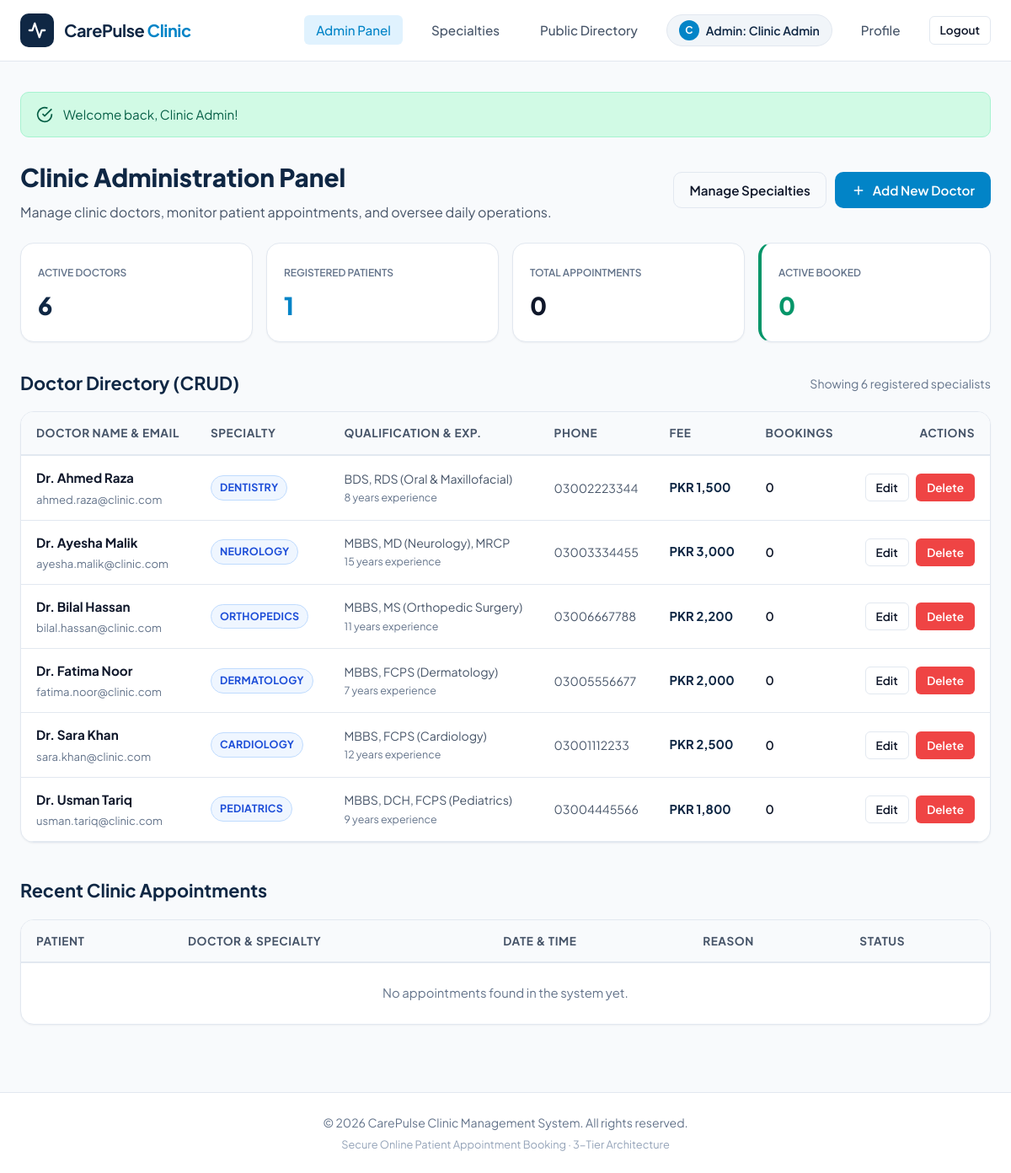
/admin_dashboard.php (signed in), run on an earlier commit of the app's database.
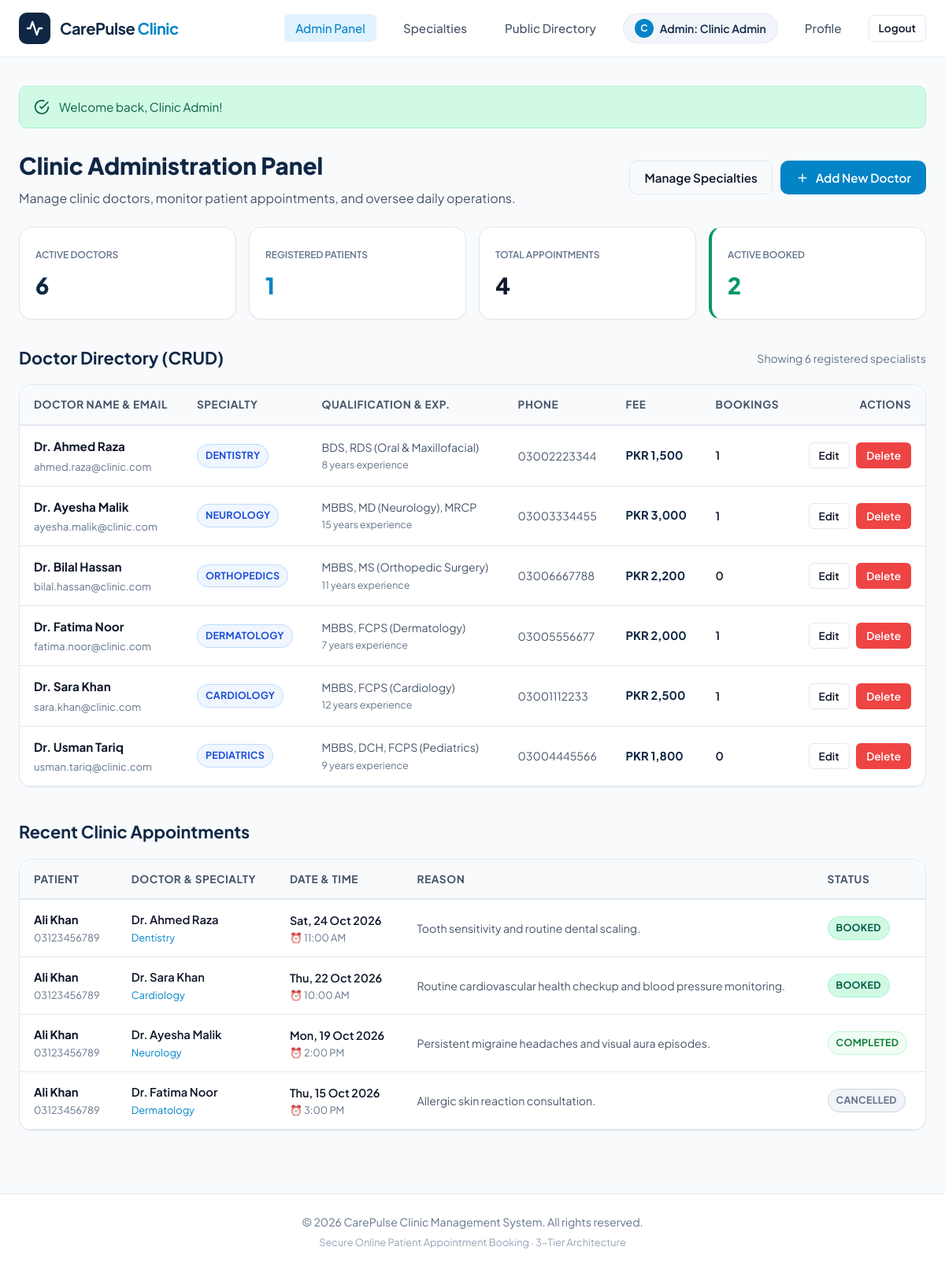
And on a later commit of the database.
### tables this page shows
CREATE TABLE IF NOT EXISTS `doctors` (
    `id` INT AUTO_INCREMENT PRIMARY KEY,
    `user_id` INT NOT NULL UNIQUE,
    `specialty_id` INT NOT NULL,
    `qualification` VARCHAR(150) NOT NULL,
    `experience_years` INT NOT NULL,
    `fee` DECIMAL(10,2) NOT NULL,
    CONSTRAINT `fk_doctors_user` FOREIGN KEY (`user_id`) REFERENCES `users` (`id`) ON DELETE CASCADE,
    CONSTRAINT `fk_doctors_specialty` FOREIGN KEY (`specialty_id`) REFERENCES `specialties` (`id`) ON DELETE RESTRICT
);

CREATE TABLE IF NOT EXISTS `users` (
    `id` INT AUTO_INCREMENT PRIMARY KEY,
    `full_name` VARCHAR(100) NOT NULL,
    `email` VARCHAR(150) NOT NULL UNIQUE,
    `password` VARCHAR(255) NOT NULL,
    `phone` VARCHAR(20) NOT NULL,
    `role` ENUM('patient', 'doctor', 'admin') NOT NULL DEFAULT 'patient',
    `created_at` TIMESTAMP DEFAULT CURRENT_TIMESTAMP
);

CREATE TABLE IF NOT EXISTS `specialties` (
    `id` INT AUTO_INCREMENT PRIMARY KEY,
    `name` VARCHAR(100) NOT NULL UNIQUE
);

CREATE TABLE IF NOT EXISTS `appointments` (
    `id` INT AUTO_INCREMENT PRIMARY KEY,
    `patient_id` INT NOT NULL,
    `doctor_id` INT NOT NULL,
    `appointment_date` DATE NOT NULL,
    `appointment_time` TIME NOT NULL,
    `status` ENUM('booked', 'cancelled', 'completed') NOT NULL DEFAULT 'booked',
    `reason` VARCHAR(255) DEFAULT NULL,
    `doctor_notes` TEXT DEFAULT NULL,
    `created_at` TIMESTAMP DEFAULT CURRENT_TIMESTAMP,
    CONSTRAINT `fk_appointments_patient` FOREIGN KEY (`patient_id`) REFERENCES `users` (`id`) ON DELETE CASCADE,
    CONSTRAINT `fk_appointments_doctor` FOREIGN KEY (`doctor_id`) REFERENCES `doctors` (`id`) ON DELETE CASCADE
);

### config/db.php (called while the page is built, shortened)
<?php
function e($value) {
    return htmlspecialchars((string)$value, ENT_QUOTES, 'UTF-8');
}

### admin_dashboard.php (the view, shortened to what the rows shown need)
<?php
require_once __DIR__ . '/config/db.php';
$doctors_stmt = $pdo->query("
    SELECT
        d.id AS doctor_id,
        d.user_id,
        d.qualification,
        d.experience_years,
        d.fee,
        u.full_name,
        u.email,
        u.phone,
        s.name AS specialty_name,
        (SELECT COUNT(*) FROM appointments a WHERE a.doctor_id = d.id) AS total_doctor_appointments
    FROM doctors d
    INNER JOIN users u ON d.user_id = u.id
    INNER JOIN specialties s ON d.specialty_id = s.id
    ORDER BY u.full_name ASC
");
$doctors = $doctors_stmt->fetchAll();
$recent_apt_stmt = $pdo->query("
    SELECT
        a.id AS appointment_id,
        a.appointment_date,
        a.appointment_time,
        a.status,
        a.reason,
        p.full_name AS patient_name,
        p.phone AS patient_phone,
        doc_u.full_name AS doctor_name,
        s.name AS specialty_name
    FROM appointments a
    INNER JOIN users p ON a.patient_id = p.id
    INNER JOIN doctors d ON a.doctor_id = d.id
    INNER JOIN users doc_u ON d.user_id = doc_u.id
    INNER JOIN specialties s ON d.specialty_id = s.id
    ORDER BY a.appointment_date DESC, a.appointment_time DESC
    LIMIT 10
");
$recent_appointments = $recent_apt_stmt->fetchAll();
require_once __DIR__ . '/includes/header.php';
?>
<div class="page-header" style="margin-bottom: 24px;">
    <div style="display: flex; justify-content: space-between; align-items: center; flex-wrap: wrap; gap: 16px;">
        <div>
            <h1 style="font-size: 1.85rem; font-weight: 800; color: var(--primary); margin: 0 0 4px 0;">
                Clinic Administration Panel
            </h1>
        </div>
    </div>
</div>
<div style="margin-bottom: 40px;">
    <div style="display: flex; justify-content: space-between; align-items: center; margin-bottom: 16px;">
        <h2 style="font-size: 1.35rem; font-weight: 700; color: var(--primary); margin: 0;">
            Doctor Directory (CRUD)
        </h2>
    </div>
    <div class="card" style="overflow-x: auto;">
        <table class="table" style="width: 100%; border-collapse: collapse; text-align: left;" id="admin-doctors-table">
            <thead>
                <tr style="border-bottom: 2px solid var(--border); background-color: #f8fafc;">
                    <th style="padding: 14px 18px; font-weight: 700; font-size: 0.85rem; color: var(--text-secondary);">Doctor Name & Email</th>
                    <th style="padding: 14px 18px; font-weight: 700; font-size: 0.85rem; color: var(--text-secondary);">Specialty</th>
                    <th style="padding: 14px 18px; font-weight: 700; font-size: 0.85rem; color: var(--text-secondary);">Qualification & Exp.</th>
                    <th style="padding: 14px 18px; font-weight: 700; font-size: 0.85rem; color: var(--text-secondary);">Phone</th>
                    <th style="padding: 14px 18px; font-weight: 700; font-size: 0.85rem; color: var(--text-secondary);">Fee</th>
                    <th style="padding: 14px 18px; font-weight: 700; font-size: 0.85rem; color: var(--text-secondary);">Bookings</th>
                    <th style="padding: 14px 18px; font-weight: 700; font-size: 0.85rem; color: var(--text-secondary); text-align: right;">Actions</th>
                </tr>
            </thead>
            <tbody>
                <?php if (empty($doctors)): ?>
                    <tr>
                        <td colspan="7" style="padding: 24px; text-align: center; color: var(--text-muted);">
                            No doctors registered in the system yet. Click "Add New Doctor" above to create one.
                        </td>
                    </tr>
                <?php else: ?>
                    <?php foreach ($doctors as $doc): ?>
                        <tr style="border-bottom: 1px solid var(--border);">
                            <td style="padding: 14px 18px;">
                                <div style="font-weight: 700; color: var(--text-primary); font-size: 0.95rem;">
                                    <?php echo e($doc['full_name']); ?>
                                </div>
                                <div style="font-size: 0.82rem; color: var(--text-muted); margin-top: 2px;">
                                    <?php echo e($doc['email']); ?>
                                </div>
                            </td>
                            <td style="padding: 14px 18px;">
                                <span class="badge badge-specialty"><?php echo e($doc['specialty_name']); ?></span>
                            </td>
                            <td style="padding: 14px 18px; font-size: 0.88rem; color: var(--text-secondary);">
                                <div><?php echo e($doc['qualification']); ?></div>
                                <div style="font-size: 0.78rem; color: var(--text-muted); margin-top: 2px;">
                                    <?php echo (int)$doc['experience_years']; ?> years experience
                                </div>
                            </td>
                            <td style="padding: 14px 18px; font-size: 0.88rem; color: var(--text-secondary);">
                                <?php echo e($doc['phone']); ?>
                            </td>
                            <td style="padding: 14px 18px; font-size: 0.92rem; font-weight: 700; color: var(--primary);">
                                PKR <?php echo number_format($doc['fee'], 0); ?>
                            </td>
                            <td style="padding: 14px 18px; font-size: 0.9rem; font-weight: 600;">
                                <?php echo (int)$doc['total_doctor_appointments']; ?>
                            </td>
                            <td style="padding: 14px 18px; text-align: right; white-space: nowrap;">
                                <a href="admin_doctor_edit.php?id=<?php echo (int)$doc['doctor_id']; ?>" class="btn btn-outline btn-sm" style="margin-right: 6px;">
                                    Edit
                                </a>
                                <form action="admin_doctor_delete.php" method="POST" style="display: inline;" onsubmit="return confirm('Are you sure you want to delete Dr. <?php echo addslashes($doc['full_name']); ?>? This will also remove their user account.');">
                                    <button type="submit" class="btn btn-sm btn-danger">
                                        Delete
                                    </button>
                                </form>
                            </td>
                        </tr>
                    <?php endforeach; ?>
                <?php endif; ?>
            </tbody>
        </table>
    </div>
</div>
<div style="margin-bottom: 20px;">
    <h2 style="font-size: 1.35rem; font-weight: 700; color: var(--primary); margin: 0 0 16px 0;">
        Recent Clinic Appointments
    </h2>
    <div class="card" style="overflow-x: auto;">
        <table class="table" style="width: 100%; border-collapse: collapse; text-align: left;" id="admin-appointments-table">
            <thead>
                <tr style="border-bottom: 2px solid var(--border); background-color: #f8fafc;">
                    <th style="padding: 14px 18px; font-weight: 700; font-size: 0.85rem; color: var(--text-secondary);">Patient</th>
                    <th style="padding: 14px 18px; font-weight: 700; font-size: 0.85rem; color: var(--text-secondary);">Doctor & Specialty</th>
                    <th style="padding: 14px 18px; font-weight: 700; font-size: 0.85rem; color: var(--text-secondary);">Date & Time</th>
                    <th style="padding: 14px 18px; font-weight: 700; font-size: 0.85rem; color: var(--text-secondary);">Reason</th>
                    <th style="padding: 14px 18px; font-weight: 700; font-size: 0.85rem; color: var(--text-secondary);">Status</th>
                </tr>
            </thead>
            <tbody>
                <?php if (empty($recent_appointments)): ?>
                    <tr>
                        <td colspan="5" style="padding: 24px; text-align: center; color: var(--text-muted);">
                            No appointments found in the system yet.
                        </td>
                    </tr>
                <?php else: ?>
                    <?php foreach ($recent_appointments as $apt): ?>
                        <?php
                            $time_obj = DateTime::createFromFormat('H:i:s', $apt['appointment_time']);
                            $formatted_time = $time_obj ? $time_obj->format('g:i A') : $apt['appointment_time'];
                            $formatted_date = date('D, d M Y', strtotime($apt['appointment_date']));
                        ?>
                        <tr style="border-bottom: 1px solid var(--border);">
                            <td style="padding: 14px 18px;">
                                <div style="font-weight: 700; color: var(--text-primary); font-size: 0.92rem;">
                                    <?php echo e($apt['patient_name']); ?>
                                </div>
                                <div style="font-size: 0.8rem; color: var(--text-muted);">
                                    <?php echo e($apt['patient_phone']); ?>
                                </div>
                            </td>
                            <td style="padding: 14px 18px;">
                                <div style="font-weight: 600; color: var(--text-primary); font-size: 0.92rem;">
                                    <?php echo e($apt['doctor_name']); ?>
                                </div>
                                <div style="font-size: 0.8rem; color: var(--accent);">
                                    <?php echo e($apt['specialty_name']); ?>
                                </div>
                            </td>
                            <td style="padding: 14px 18px; white-space: nowrap;">
                                <div style="font-weight: 600; font-size: 0.9rem;"><?php echo $formatted_date; ?></div>
                                <div style="font-size: 0.8rem; color: var(--text-muted);">⏰ <?php echo $formatted_time; ?></div>
                            </td>
                            <td style="padding: 14px 18px; font-size: 0.88rem; color: var(--text-secondary);">
                                <?php echo !empty($apt['reason']) ? e($apt['reason']) : '<em>Routine Checkup</em>'; ?>
                            </td>
                            <td style="padding: 14px 18px; white-space: nowrap;">
                                <?php if ($apt['status'] === 'booked'): ?>
                                    <span class="badge badge-booked">Booked</span>
                                <?php elseif ($apt['status'] === 'completed'): ?>
                                    <span class="badge badge-completed">Completed</span>
                                <?php else: ?>
                                    <span class="badge badge-cancelled">Cancelled</span>
                                <?php endif; ?>
                            </td>
                        </tr>
                    <?php endforeach; ?>
                <?php endif; ?>
            </tbody>
        </table>
    </div>
</div>
<?php require_once __DIR__ . '/includes/footer.php'; ?>

What changed in the data, as far as the page shows it:
computed for doctors "BDS, RDS (Oral & Maxillofacial)": total_doctor_appointments "0" → "1"
computed for doctors "MBBS, MD (Neurology), MRCP": total_doctor_appointments "0" → "1"
computed for doctors "MBBS, FCPS (Dermatology)": total_doctor_appointments "0" → "1"
computed for doctors "MBBS, FCPS (Cardiology)": total_doctor_appointments "0" → "1"
added appointments: patient.full_name "Ali Khan", patient.phone "03123456789", users.full_name "Dr. Ahmed Raza", specialties.name "Dentistry", appointment_date "Sat, 24 Oct 2026", appointment_time "11:00 AM", reason "Tooth sensitivity and routine dental scaling.", status "BOOKED"
added appointments: patient.full_name "Ali Khan", patient.phone "03123456789", users.full_name "Dr. Sara Khan", specialties.name "Cardiology", appointment_date "Thu, 22 Oct 2026", appointment_time "10:00 AM", reason "Routine cardiovascular health checkup and blood pressure monitoring.", status "BOOKED"
added appointments: patient.full_name "Ali Khan", patient.phone "03123456789", users.full_name "Dr. Ayesha Malik", specialties.name "Neurology", appointment_date "Mon, 19 Oct 2026", appointment_time "2:00 PM", reason "Persistent migraine headaches and visual aura episodes.", status "COMPLETED"
added appointments: patient.full_name "Ali Khan", patient.phone "03123456789", users.full_name "Dr. Fatima Noor", specialties.name "Dermatology", appointment_date "Thu, 15 Oct 2026", appointment_time "3:00 PM", reason "Allergic skin reaction consultation.", status "CANCELLED"
Also different on the page:
$total_appointments: "0" → "4"
$booked_count: "0" → "2"
text no longer shown: "No appointments found in the system yet."
